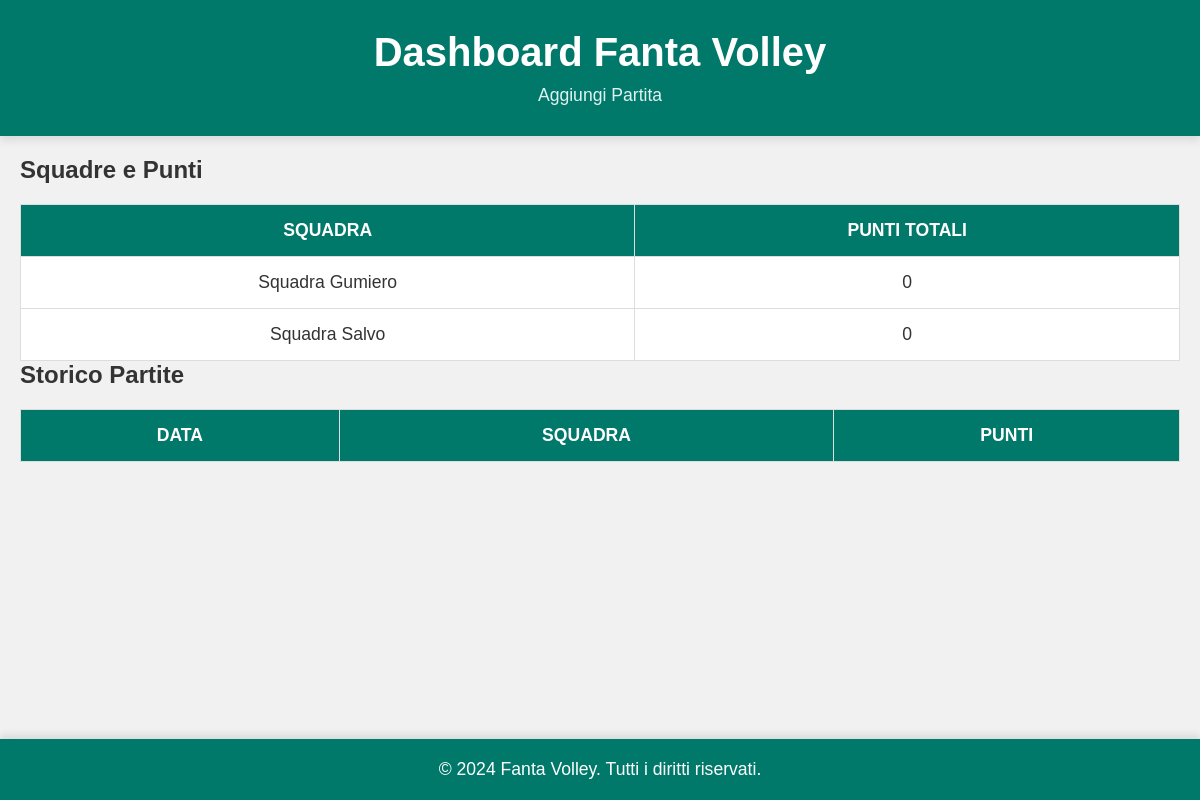
Before: / with the older database file.
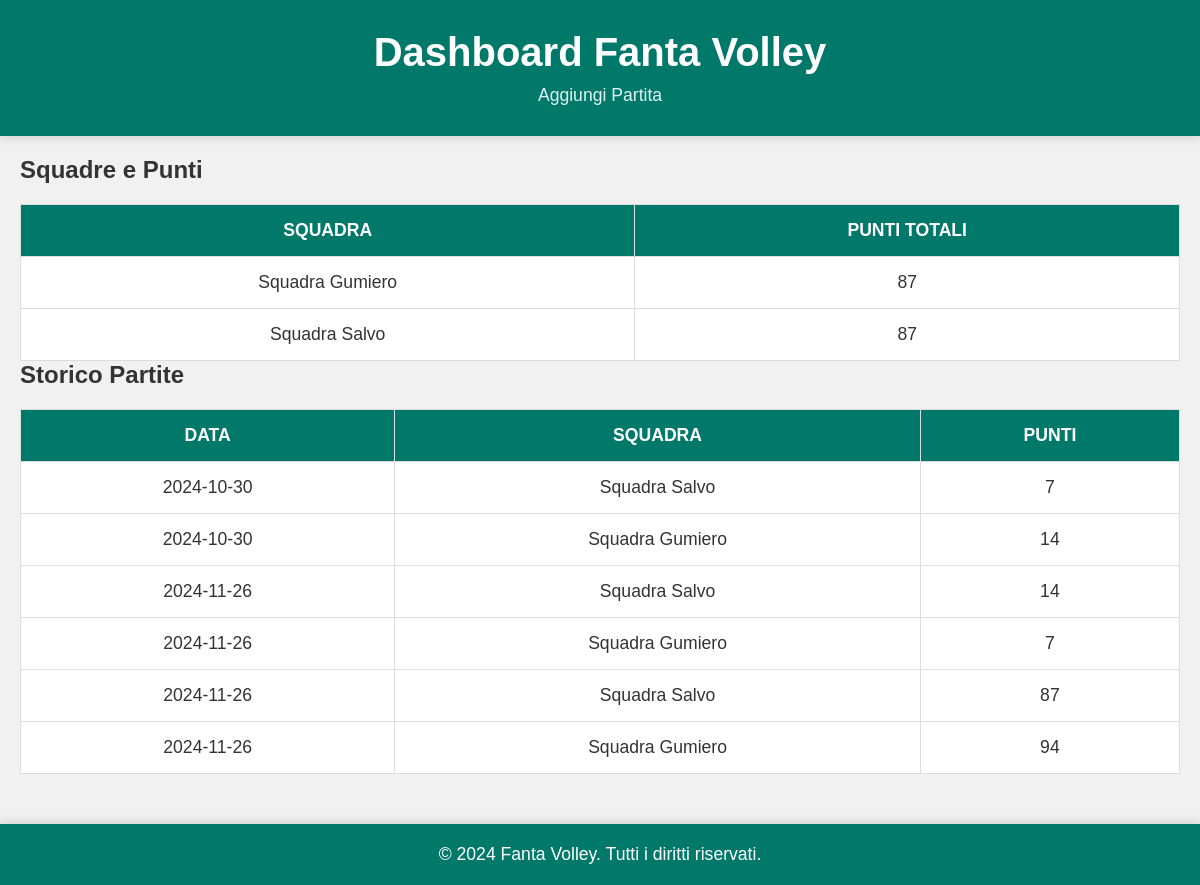
After: the same page with the newer database file.
### app.py (models this page shows)
class Squad(db.Model):
    id = db.Column(db.Integer, primary_key=True)
    name = db.Column(db.String(50), nullable=False)
    total_points = db.Column(db.Integer, default=0)

class Game(db.Model):
    id = db.Column(db.Integer, primary_key=True)
    date = db.Column(db.String(50))
    squad_id = db.Column(db.Integer, db.ForeignKey('squad.id'))
    points = db.Column(db.Integer, default=0)
    played = db.Column(db.Boolean, default=False)
    squad = db.relationship('Squad', backref='games')

### app.py (the view)
@app.route('/')
def dashboard():
    squads = Squad.query.all()
    students = Student.query.all()
    games = Game.query.order_by(Game.id.desc()).limit(10).all()  # Fetch last 10 games
    return render_template('dashboard.html', squads=squads, students=students, games=games)

### templates/dashboard.html (shortened to what this page needs)
<!DOCTYPE html>
<html lang="it">
<head>
    <link rel="stylesheet" href="{{ url_for('static', filename='styles.css') }}">
</head>
<body>
    <header>
        <h1>Dashboard Fanta Volley</h1>
        <nav>
            <a href="{{ url_for('add_game') }}">Aggiungi Partita</a>
        </nav>
    </header>
    <main>
        <section class="squad-section">
            <h2>Squadre e Punti</h2>
            <table>
                <thead>
                    <tr>
                        <th>Squadra</th>
                        <th>Punti Totali</th>
                    </tr>
                </thead>
                <tbody>
                    {% for squad in squads %}
                    <tr>
                        <td>{{ squad.name }}</td>
                        <td>{{ squad.total_points }}</td>
                    </tr>
                    {% endfor %}
                </tbody>
            </table>
        </section>
        <section class="game-history">
            <h2>Storico Partite</h2>
            <table>
                <thead>
                    <tr>
                        <th>Data</th>
                        <th>Squadra</th>
                        <th>Punti</th>
                    </tr>
                </thead>
                <tbody>
                    {% for game in games %}
                    <tr>
                        <td>{{ game.date }}</td>
                        <td>{{ game.squad.name }}</td>
                        <td>{{ game.points }}</td>
                    </tr>
                    {% endfor %}
                </tbody>
            </table>
        </section>
    </main>
    <footer>
        <p>&copy; 2024 Fanta Volley. Tutti i diritti riservati.</p>
    </footer>
</body>
</html>

### static/styles.css (style rules this page uses)
* { margin: 0; padding: 0; box-sizing: border-box; }
body { font-family: 'Arial', sans-serif; color: #333; background-color: #f1f1f1; display: flex; flex-direction: column; min-height: 100vh; margin: 0; }
header { background-color: #00796b; color: #fff; padding: 30px; text-align: center; box-shadow: 0 4px 8px rgba(0, 0, 0, 0.1); }
header h1 { font-size: 2.5em; font-weight: 600; margin-bottom: 10px; }
header nav a { color: #e0f2f1; text-decoration: none; margin: 0 15px; font-size: 1.1em; }
main { padding: 20px; flex: 1; }
table { width: 100%; border-collapse: collapse; margin-top: 20px; }
table th, table td { border: 1px solid #ddd; padding: 15px; text-align: center; font-size: 1.1em; transition: background-color 0.3s ease, transform 0.2s ease; }
table th { background-color: #00796b; color: #fff; font-weight: 600; text-transform: uppercase; }
table tbody tr:nth-child(even) { background-color: #f9f9f9; }
table td { background-color: #fff; }
footer { background-color: #00796b; color: #fff; text-align: center; padding: 20px; font-size: 1.1em; margin-top: 30px; box-shadow: 0 -4px 8px rgba(0, 0, 0, 0.1); }

Changed rows visible on the page:
changed Squad "Squadra Gumiero": total_points "0" → "87"
changed Squad "Squadra Salvo": total_points "0" → "87"
added Game: date "2024-10-30", squad.name "Squadra Salvo", points "7"
added Game: date "2024-10-30", squad.name "Squadra Gumiero", points "14"
added Game: date "2024-11-26", squad.name "Squadra Salvo", points "14"
added Game: date "2024-11-26", squad.name "Squadra Gumiero", points "7"
added Game: date "2024-11-26", squad.name "Squadra Salvo", points "87"
added Game: date "2024-11-26", squad.name "Squadra Gumiero", points "94"
